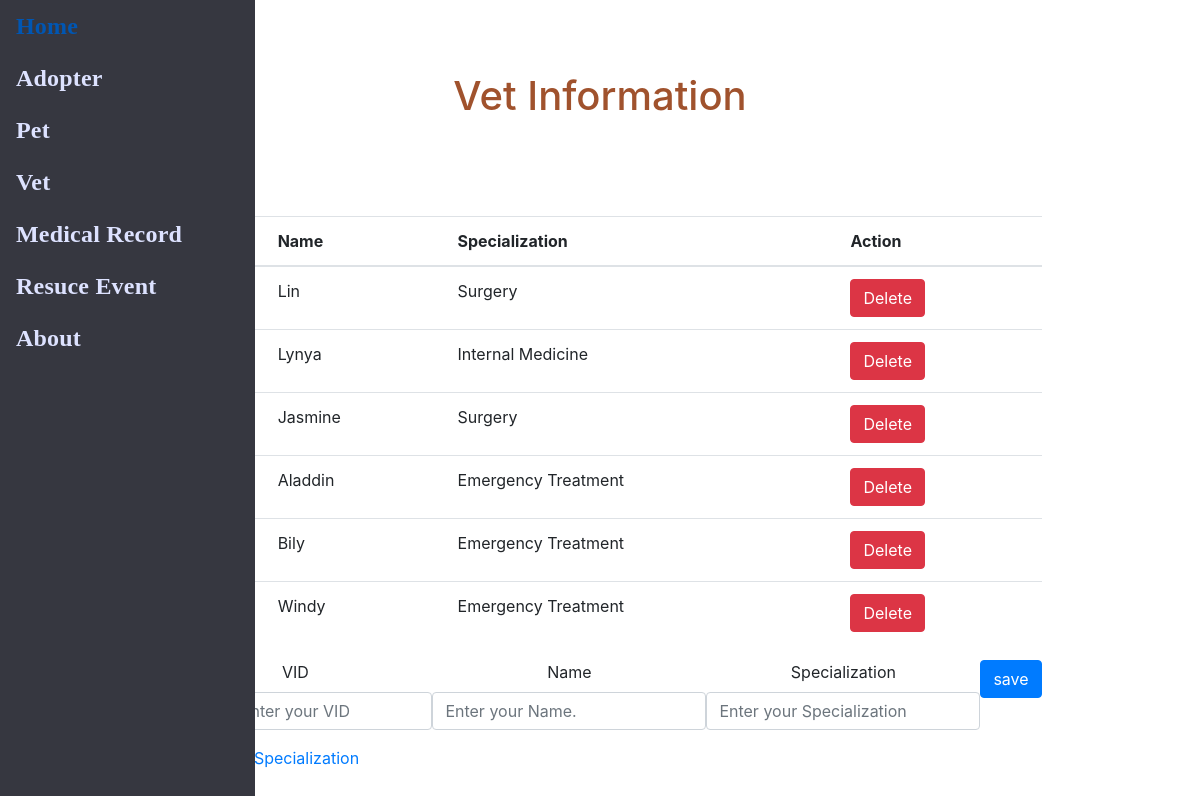
The page /vet.php on the database its author committed.
### tables this page shows
CREATE TABLE Vet (
VID INTEGER PRIMARY KEY,
Name Char(100),
Specialization Char(100)
);

### vet.php (the view, shortened to what this page needs)
<!DOCTYPE html>
<html>
    <head>
    <link rel="stylesheet" href="https://maxcdn.bootstrapcdn.com/bootstrap/4.5.2/css/bootstrap.min.css">
     <link rel="stylesheet" href="./CSS/style.css" />
    <body>
    <div class="row justify-content-center">
        <form action="processvet.php" method="POST">
            <div class="form-group">
<html>
    <head>
    <link rel="stylesheet" href="https://maxcdn.bootstrapcdn.com/bootstrap/4.5.2/css/bootstrap.min.css">
    <body>
    <br>
    <br>
    <br>
<h1 style= "text-align: center;
                      color:#a0522d;" >Vet Information</h1>
                      <br>
                      <br>
                      <br>
	<div class="nav">
      <ul class="nav flex-column">
        <li class="nav-item">
          <a class="nav-link active navfont" href="./index.php">Home</a>
        </li>
        <li class="nav-item">
          <a class="nav-link navfont" href="./AdopterManage.php">Adopter</a>
        </li>
        <li class="nav-item">
	<a class="nav-link navfont" href="./Pet.php">Pet</a>
        </li>
        <li class="nav-item">
          <a class="nav-link navfont" href="./vet.php">Vet</a>
        </li>
        <li class="nav-item">
          <a class="nav-link navfont" href="./MedicalRecord.php">Medical Record</a>
        </li>
        <li class="nav-item">
          <a class="nav-link navfont" href="./RescueEvent.php">Resuce Event</a>
        </li>
        <li class="nav-item">
          <a class="nav-link navfont" href="./About.php">About</a>
        </li>
      </ul>
    </div>
    </div>
    <?php require_once 'processvet.php'; ?>
    <div class="container">
    <div class="row justify-content-center">
            <table class="table">
                    <thead>
                        <tr>
                            <th>VID</th>
                            <th>Name</th>
                            <th>Specialization</th>
                            <th colspan="2">Action</th>
                        </tr>
                    </thead>
            <?php
            $mysqli = new mysqli('localhost','root','root','project') or die(mysqli_error($mysqli));
            $result = $mysqli->query("SELECT * FROM Vet ") or die($mysqli->error);
            ?>
<?php
            while ($row = $result->fetch_assoc()): ?>
                    <tr>
                        <td><?php echo $row['VID']; ?></td>
                        <td><?php echo $row['Name']; ?></td>
                        <td><?php echo $row['Specialization']; ?></td>
                        <td>
                            <a href="processvet.php?delete=<?php echo $row["VID"]; ?>"
                               class="btn btn-danger">Delete</a>
                        </td>
                    </tr>
                <?php endwhile; ?>
                </table>
            </div>
    <div class="row justify-content-center" >
        <form action="processvet.php" method="POST">
            <div class="form-group" style="text-align:center;" >
            <label>VID</label>
            <input type="text" Name="VID" style="text-align:center;"
                    class="form-control" placeholder="Enter your VID">
            </div>
            <div class="form-group" style="text-align:center;">
            <label>Name</label>
            <input type="text" name="Name" class="form-control"
                    placeholder="Enter your Name.">
            </div>
            <div class="form-group" style="text-align:center;">
            <label>Specialization</label>
            <input type="text" name="Specialization"
                   class="form-control" placeholder="Enter your Specialization">
            </div>
            <div class="form-group">
                <button type="submit" class="btn btn-primary" name="save">save</button>
            </div>
            <br>
            <br>
            <br>
        </div>
<a href ="./NestedGroupBy.php"> Search by Specialization </a>
    </div>
    </div>
    </body>
    </html>

### CSS/style.css (style rules this page uses)
.nav { position: absolute; width: 255px; height: 100%; left: 0px; top: 0px; background: #363740; }
.navfont { font-family: "Mulish"; font-style: bold; font-weight: bold; font-size: 24px; letter-spacing: 0.2px; color: #dde2ff; }

### rows shown on the page
vet: Name "Lin", Specialization "Surgery"
vet: Name "Lynya", Specialization "Internal Medicine"
vet: Name "Jasmine", Specialization "Surgery"
vet: Name "Aladdin", Specialization "Emergency Treatment"
vet: Name "Bily", Specialization "Emergency Treatment"
vet: Name "Windy", Specialization "Emergency Treatment"
